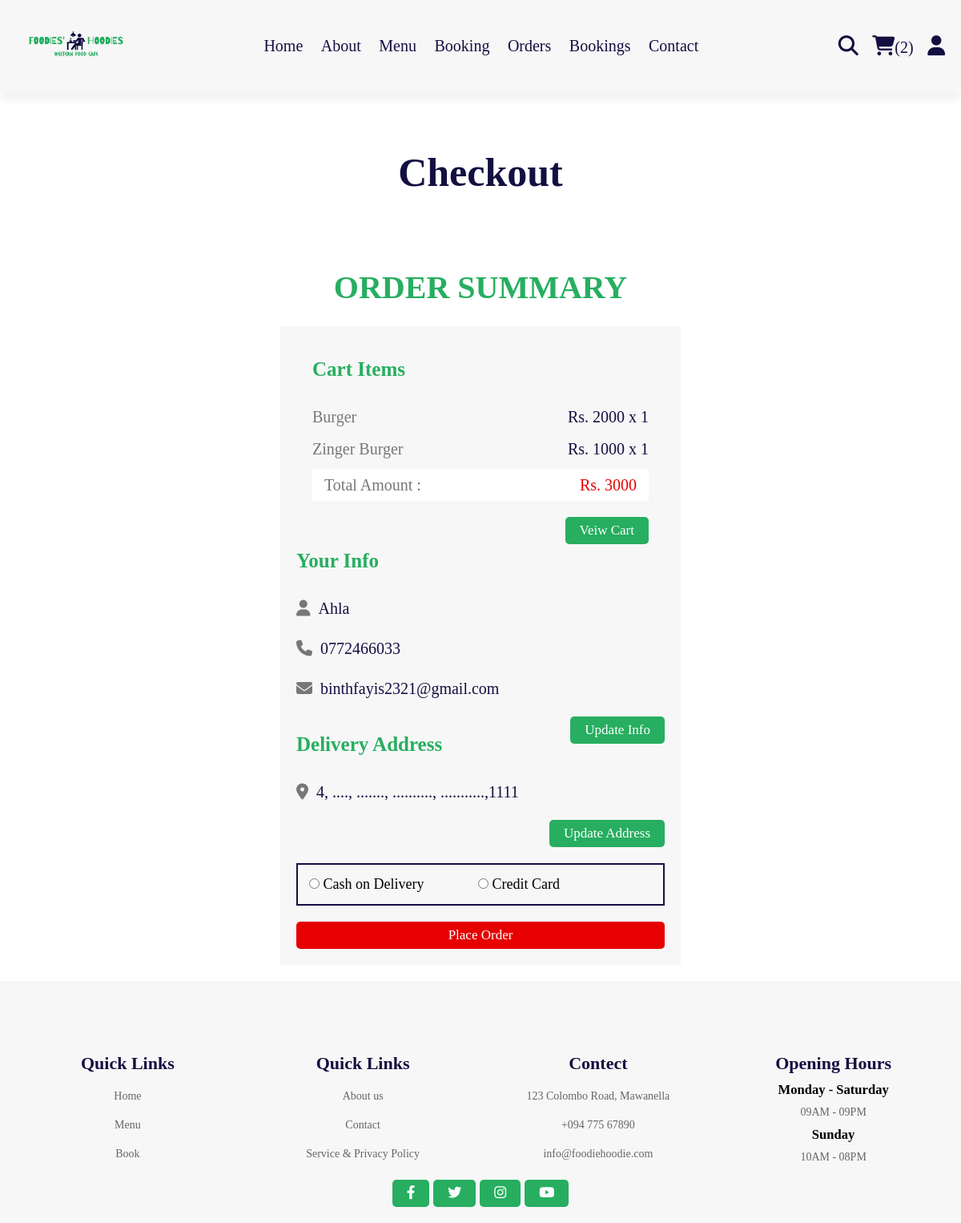
The app's page /checkout.php (signed in) with its own data.
### tables this page shows
CREATE TABLE `cart` (
  `id` int(100) NOT NULL,
  `user_id` int(100) NOT NULL,
  `pid` int(100) NOT NULL,
  `name` varchar(100) NOT NULL,
  `price` int(10) NOT NULL,
  `quantity` int(10) NOT NULL,
  `image` varchar(100) NOT NULL
);

CREATE TABLE `users` (
  `id` int(100) NOT NULL,
  `name` varchar(20) NOT NULL,
  `email` varchar(50) NOT NULL,
  `number` varchar(10) NOT NULL,
  `password` varchar(50) NOT NULL,
  `address` varchar(500) NOT NULL
);

### checkout.php (the view, shortened to what this page needs)
<?php
include 'components/connect.php';
if(isset($_SESSION['user_id'])){
   $user_id = $_SESSION['user_id'];
}else{
   $user_id = '';
   header('location:home.php');
};
?>
<!DOCTYPE html>
<html lang="en">
<head>
   <link rel="stylesheet" href="https://cdnjs.cloudflare.com/ajax/libs/font-awesome/6.1.1/css/all.min.css">
   <link rel="stylesheet" href="css/style.css">
</head>
<body>
<?php include 'components/user_header.php'; ?>
<div class="heading">
   <h3>checkout</h3>
</div>
<section class="checkout">
   <h1 class="title">order summary</h1>
<form action="" method="post">
   <div class="cart-items">
      <h3>cart items</h3>
      <?php
         $grand_total = 0;
         $select_cart = $conn->prepare("SELECT * FROM `cart` WHERE user_id = ?");
         $select_cart->execute([$user_id]);
         if($select_cart->rowCount() > 0){
            while($fetch_cart = $select_cart->fetch(PDO::FETCH_ASSOC)){
               $grand_total += ($fetch_cart['price'] * $fetch_cart['quantity']);
      ?>
      <p><span class="name"><?= $fetch_cart['name']; ?></span><span class="price">Rs. <?= $fetch_cart['price']; ?> x <?= $fetch_cart['quantity']; ?></span></p>
      <?php
            }
         }else{
            echo '<p class="empty">your cart is empty!</p>';
         }
      ?>
      <p class="grand-total"><span class="name">Total Amount :</span><span class="price">Rs. <?= $grand_total; ?></span></p>
      <a href="cart.php" class="click_btn">veiw cart</a>
   </div></br>
   <div class="user-info">
      <h3>your info</h3>
      <p><i class="fas fa-user"></i><span><?= $fetch_profile['name'] ?></span></p>
      <p><i class="fas fa-phone"></i><span><?= $fetch_profile['number'] ?></span></p>
      <p><i class="fas fa-envelope"></i><span><?= $fetch_profile['email'] ?></span></p>
      <a href="update_profile.php" class="click_btn">update info</a>
      <h3>delivery address</h3>
      <p><i class="fas fa-map-marker-alt"></i><span><?php if($fetch_profile['address'] == ''){echo 'please enter your address';}else{echo $fetch_profile['address'];} ?></span></p>
      <a href="update_address.php" class="click_btn">update address</a>
   <div class="box">
      <input type="radio" name="payment_status" value="Cash on Delivery"> Cash on Delivery
      &nbsp &nbsp &nbsp &nbsp &nbsp &nbsp &nbsp
      <input type="radio" name="payment_status" value="Credit Card"> Credit Card
   </div>
      <input type="submit" value="place order" class="btn <?php if($fetch_profile['address'] == ''){echo 'disabled';} ?>" style="width:100%; background:var(--red); color:var(--white);" name="submit">
   </div>
</form>
</section>
<?php include 'components/footer.php'; ?>
</body>
</html>

### css/style.css (style rules this page uses)
:root { --gray:#f7f7f7; --green:#27ae60; --white:#fff; --blue:#130f40; --light-color:#777; --red:#e60000; --black:#34495e; --border:.2rem solid var(--blue); }
* { font-family: 'Baloo Bhaijaan 2', cursive; margin:0; padding:0; box-sizing: border-box; outline: none; border: none; text-decoration: none; }
::placeholder { color: rgba(255,255,255,0.5); font-size: 10px; font-weight: 100; }
html { font-size: 62.5%; overflow-x: hidden; scroll-behavior: smooth; stop-opacity: 7rem; }
section { margin:0 auto; max-width: 1200px; padding:2rem; }
.title { text-align: center; margin-bottom: 2.5rem; font-size: 4rem; color:var(--green); text-transform: uppercase; text-underline-offset: 1rem; }
.heading { display: flex; align-items: center; justify-content: center; gap:1rem; flex-flow: column; background-color: var(--white); min-height: 20rem; }
.heading h3 { font-size: 5rem; color:var(--blue); text-transform: capitalize; }
.btn { display: inline-block; margin-top: 1rem; padding: .7rem 1.8rem; font-size: 1.7rem; cursor: pointer; color: #fff; background: var(--green); border-radius: .5rem; text-transform: capitalize; }
.click_btn { display: inline-block; margin-top: 1rem; padding: .7rem 1.8rem; font-size: 1.7rem; cursor: pointer; color: #fff; background: var(--green); border-radius: .5rem; text-transform: capitalize; float: right; }
.checkout form { max-width: 50rem; margin:0 auto; background-color: var(--gray); padding:2rem; }
.checkout form h3 { font-size: 2.5rem; text-transform: capitalize; padding: 2rem 0; color:var(--green); }
.checkout form .cart-items { padding:2rem; padding-top: 0; }
.checkout form .cart-items h3 { color:var(--green); }
.checkout form .cart-items p { display: flex; align-items: center; gap:1.5rem; justify-content: space-between; margin:1rem 0; line-height: 1.5; font-size: 2rem; }
.checkout form .cart-items p .name { color:var(--light-color); }
.checkout form .cart-items p .price { color:var(--blue); }
.checkout form .cart-items .grand-total { background-color: var(--white); padding:.5rem 1.5rem; }
.checkout form .cart-items .grand-total .price { color:var(--red); }
.checkout form .user-info p { font-size: 2rem; line-height: 1.5; padding:1rem 0; }
.checkout form .user-info p i { color:var(--light-color); margin-right: 1rem; }
.checkout form .user-info p span { color:var(--blue); }
.checkout form .user-info .box { width: 100%; border:var(--border); padding:1.4rem; margin-top: 2rem; margin-bottom: 1rem; font-size: 1.8rem; }

### records on screen
cart: name "Burger", price "2000", quantity "1"
cart: name "Zinger Burger", price "1000", quantity "1"
users: name "Ahla", number "0772466033", email "binthfayis2321@gmail.com", address "4, ...., ......., .........., ...........,1111", submit "place order"

### other values on screen
$total_cart_items "2"
$grand_total "3000"
